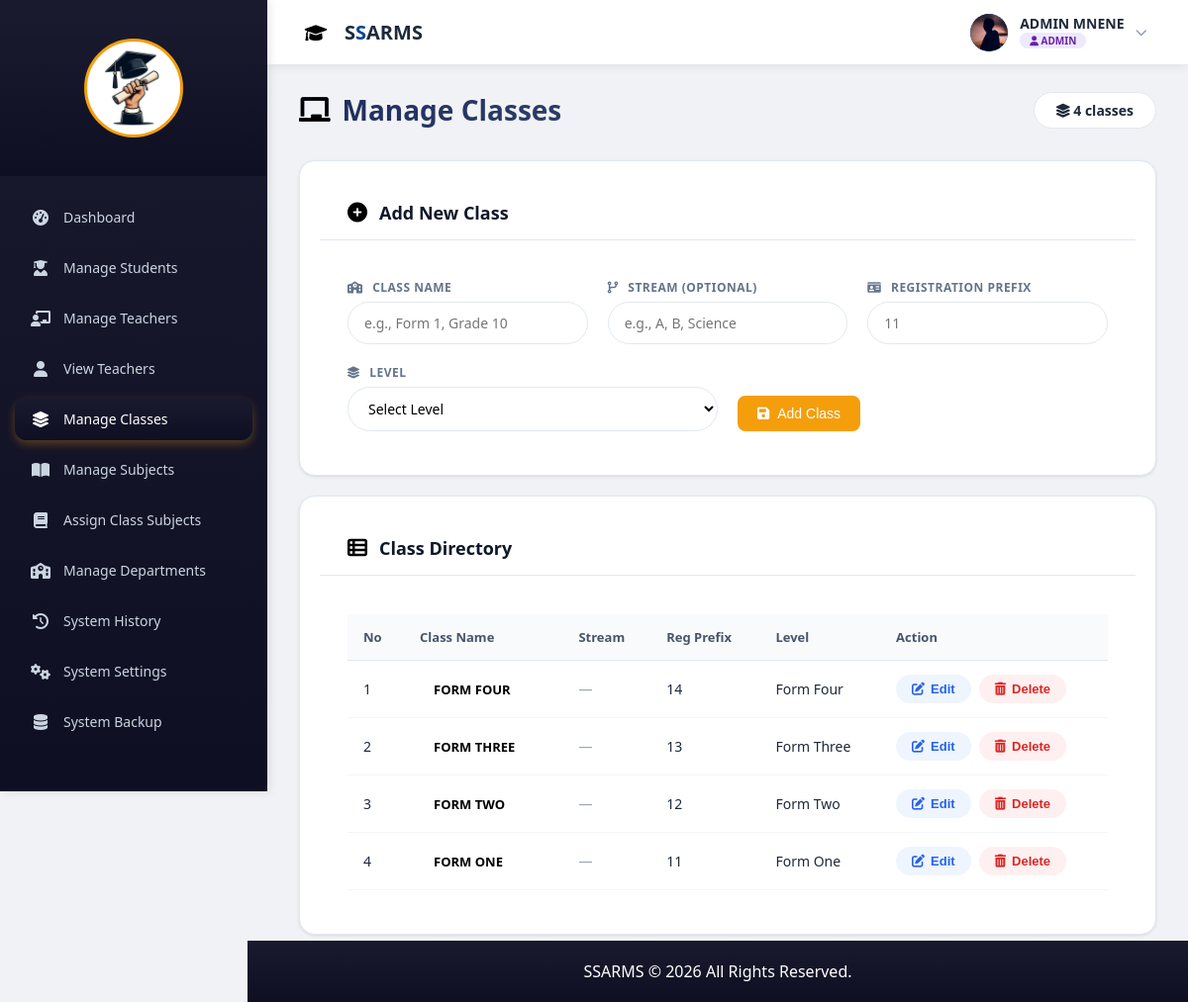
The page /admin/manage_classes.php (signed in) on the database its author committed.
### tables this page shows
CREATE TABLE `class` (
  `class_id` int(11) NOT NULL AUTO_INCREMENT,
  `class_name` varchar(100) NOT NULL,
  `stream` varchar(50) DEFAULT NULL,
  `created_at` timestamp NULL DEFAULT current_timestamp(),
  `reg_prefix` varchar(2) NOT NULL,
  `level` int(11) NOT NULL,
  PRIMARY KEY (`class_id`)
);

### admin/manage_classes.php (the view, shortened to what this page needs)
<?php
include '../db.php';
$classes = mysqli_query($conn, "SELECT * FROM class ORDER BY class_id DESC");
?>
<!DOCTYPE html>
<html lang="en">
<head>
    <link rel="stylesheet" href="https://cdnjs.cloudflare.com/ajax/libs/font-awesome/6.0.0-beta3/css/all.min.css">
</head>
<body>
<?php include 'admin_sidebar.php'; ?>
<?php include '../auth/topbar.php'; ?>
<div class="container">
    <div class="header">
        <h1><i class="fas fa-chalkboard"></i> Manage Classes</h1>
        <div class="stats"><i class="fas fa-layer-group"></i> <span id="classCount">0</span> classes</div>
    </div>
    <div class="card">
        <div class="card-header">
            <i class="fas fa-plus-circle"></i>
            <h2>Add New Class</h2>
        </div>
        <div class="card-body">
            <form id="addClassForm">
                <div class="form-group">
                    <div class="input-wrapper">
                        <label><i class="fas fa-school"></i> Class Name </label>
                        <input type="text" name="class_name" id="className" placeholder="e.g., Form 1, Grade 10" required>
                    </div>
                    <div class="input-wrapper">
                        <label><i class="fas fa-code-branch"></i> Stream (Optional)</label>
                        <input type="text" name="stream" id="stream" placeholder="e.g., A, B, Science">
                    </div>
                    <div class="input-wrapper">
                        <label><i class="fas fa-id-card"></i> Registration Prefix </label>
                        <input type="text" name="reg_prefix" id="regPrefix" maxlength="2" placeholder="11" required>
                   </div>
                   <div class="input-wrapper">
                       <label><i class="fas fa-layer-group"></i> Level </label>
                       <select name="level" id="level" required>
                           <option value="">Select Level</option>
                       </select>
                   </div>
                    <div class="input-wrapper">
                        <label>&nbsp;</label>
                        <button type="submit" class="btn-primary"><i class="fas fa-save"></i> Add Class</button>
                    </div>
                </div>
            </form>
        </div>
    </div>
    <div class="card">
        <div class="card-header">
            <i class="fas fa-table-list"></i>
            <h2>Class Directory</h2>
        </div>
        <div class="card-body">
            <div class="table-wrapper">
                <table>
                    <thead>
                        <tr>
                           <th>No</th>
                           <th>Class Name</th>
                           <th>Stream</th>
                           <th>Reg Prefix</th>
                           <th>Level</th>
                           <th>Action</th>
                       </tr>
                    </thead>
                    <tbody id="tableBody">
                         <?php if (isset($classes) && mysqli_num_rows($classes) > 0): ?>
                         <?php $no = 1; ?>
                         <?php while ($row = mysqli_fetch_assoc($classes)): ?>
                         <tr data-id="<?= $row['class_id'] ?>">
                         <td><?= $no++ ?></td>
                         <td>
                           <span class="class-badge">
                             <?= htmlspecialchars($row['class_name']) ?>
                           </span>
                         </td>
                         <td>
                          <?= !empty($row['stream'])
                          ? '<span class="stream-text">' . htmlspecialchars($row['stream']) . '</span>'
                          : '<span style="color:#94a3b8;">—</span>' ?>
                          </td>
                          <td><?= htmlspecialchars($row['reg_prefix']) ?></td>
                          <td>
                             <?php switch($row['level']){
                             case 1: echo "Form One"; break;
                             case 2: echo "Form Two"; break;
                             case 3: echo "Form Three"; break;
                             case 4: echo "Form Four"; break;
                             }?>
                          </td>
                         <td>
                            <div class="action-buttons">
                                <button class="edit-btn"
                                    data-id="<?= $row['class_id'] ?>"
                                    data-name="<?= htmlspecialchars($row['class_name']) ?>"
                                    data-stream="<?= htmlspecialchars($row['stream']) ?>"
                                    data-prefix="<?= htmlspecialchars($row['reg_prefix']) ?>"
                                    data-level="<?= $row['level'] ?>">
                                    <i class="fas fa-edit"></i> Edit
                                </button>
                                <button class="delete-btn"
                                    data-id="<?= $row['class_id'] ?>"
                                    data-name="<?= htmlspecialchars($row['class_name'] . ($row['stream'] ? ' ' . $row['stream'] : '')) ?>">
                                    <i class="fas fa-trash-alt"></i> Delete
                                </button>
                            </div>
                         </td>
                         </tr>
                            <?php endwhile; ?>
                           <?php endif; ?>
                    </tbody>
                </table>
            </div>
        </div>
    </div>
</div>
<?php include '../footer.php'; ?>
</body>
</html>

### admin/manage_classes.php (style rules this page uses)
* { margin:0; padding:0; box-sizing:border-box; }
body { background:#f1f5f9; font-family:'Inter',sans-serif; overflow-x:auto; min-width:1000px; }
.container { margin-left:270px; margin-top:92px; padding:0 32px 48px 32px; transition:margin-left 0.3s ease; max-width:1400px; }
.header { display:flex; justify-content:space-between; align-items:center; margin-bottom:32px; flex-wrap:wrap; gap:16px; }
.header h1 { font-size:28px; font-weight:800; background:linear-gradient(135deg,#1e2a5e,#2c3e66); -webkit-background-clip:text; background-clip:text; color:transparent; display:flex; align-items:center; gap:12px; }
.header h1 i { background:none; color: black }
.stats { background:white; padding:8px 22px; border-radius:48px;font-size:14px; font-weight:600; color:#1e293b; border:1px solid #e2e8f0; }
.card { background:white; border-radius:28px; border:1px solid #f0f2f9; margin-bottom:32px; box-shadow:0 12px 28px -12px rgba(0,0,0,0.06); }
.card-header { padding:20px 28px; border-bottom:1px solid #eef2ff; display:flex; align-items:center; gap:12px; }
.card-header i { font-size:20px; color: black; }
.card-header h2 { font-size:18px; font-weight:700; color:#0f172a; }
.card-body { padding:24px 28px; }
.form-group { display:flex; flex-wrap:wrap; gap:20px; align-items:flex-end; }
.input-wrapper { flex:1;min-width:220px; }
.input-wrapper label { display:block; font-size:12px; font-weight:700; text-transform:uppercase; letter-spacing:0.5px; color:#64748b; margin-bottom:6px; }
.input-wrapper label i { margin-right:6px; }
.input-wrapper input { width:100%; padding:11px 16px; border:1.5px solid #e2e8f0; border-radius:44px; font-size:14px; background:white; }
.btn-primary { background: blue; border:none; padding:11px 28px; border-radius:44px; font-weight:600; font-size:14px; color:white; cursor:pointer; display:inline-flex; align-items:center; gap:8px; }
.table-wrapper { overflow-x:auto; }
table { width:100%; border-collapse:collapse; min-width:500px; }
th { text-align:left; padding:14px 16px; background:#f8fafc; font-weight:700; font-size:13px; color:#475569; border-bottom:1px solid #e2e8f0; }
td { padding:14px 16px; border-bottom:1px solid #f1f5f9; color:#1e293b; font-size:14px; }
.class-badge { padding:5px 14px; border-radius:40px; font-size:13px; font-weight:600; color: black; display:inline-block; }
.action-buttons { display: flex; gap: 8px; align-items: center; flex-wrap: wrap; }
.edit-btn { background:rgba(59,130,246,0.08); border:none; color:#2563eb; cursor:pointer; font-size:13px; font-weight:600; display:inline-flex; align-items:center; gap:6px; padding:7px 16px; border-radius:40px; }
.delete-btn { background:rgba(239,68,68,0.08); border:none; color:#dc2626; cursor:pointer; font-size:13px; font-weight:600; display:inline-flex; align-items:center; gap:6px; padding:7px 16px; border-radius:40px; }
.input-wrapper select { width:100%; padding:11px 16px; border:1.5px solid #e2e8f0; border-radius:44px; font-size:14px; background:white; }

### admin/admin_sidebar.php (style rules this page uses)
* { margin: 0; padding: 0; box-sizing: border-box; }
body { font-family: 'Segoe UI', Arial, sans-serif; background: #f0f2f5; }
.btn-primary { background: #f59e0b; color: white; border: none; padding: 10px 20px; border-radius: 8px; cursor: pointer; font-weight: 500; transition: all 0.3s ease; }
.card { background: white; border-radius: 16px; box-shadow: 0 1px 3px rgba(0,0,0,0.1); padding: 20px; margin-bottom: 20px; border: 1px solid #e2e8f0; }
.card-header { border-bottom: 1px solid #e2e8f0; padding-bottom: 15px; margin-bottom: 15px; font-weight: 600; color: #1e293b; }
input, select, textarea { border: 1px solid #cbd5e1; border-radius: 8px; padding: 10px 12px; width: 100%; font-family: inherit; transition: all 0.3s ease; }

### rows shown on the page
class: class_name "FORM FOUR", reg_prefix "14", level "Form Four"
class: class_name "FORM THREE", reg_prefix "13", level "Form Three"
class: class_name "FORM TWO", reg_prefix "12", level "Form Two"
class: class_name "FORM ONE", reg_prefix "11", level "Form One"

### other values the page prints
$full_name "ADMIN MNENE"
$user_role "ADMIN"
